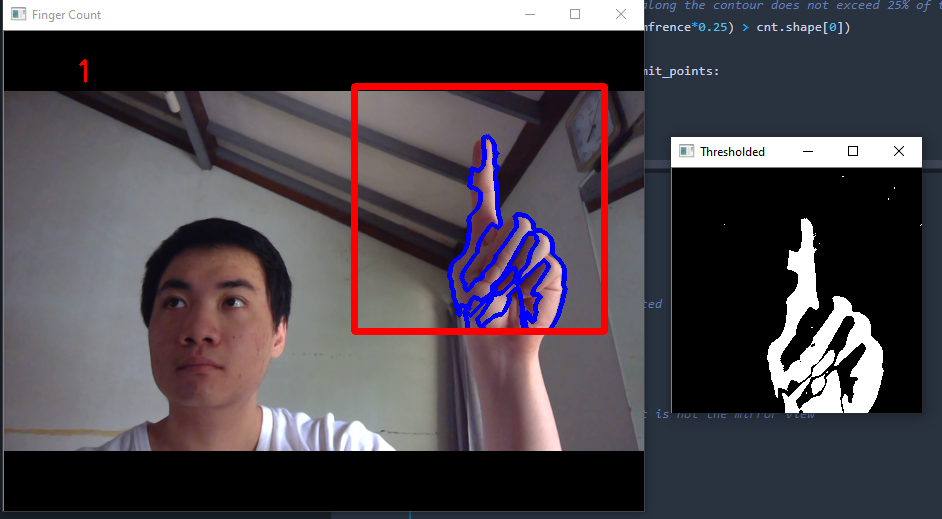
#> input picture Count My Finger/1.PNG, 942 x 519 px, given in place of the camera
$ jupyter execute 'Count My Finger.ipynb'   (older library calls are emulated)   (text cells are left out)
#> lines starting #> are read from the running program, lines starting #| are printed output that depends on the picture
[cell 1]
import cv2
import numpy as np

from sklearn.metrics import pairwise

[cell 2]
#create global variable

background = None

accumulated_weight = 0.5

# Manually set up our ROI for grabbing the hand.
# Feel free to change these.
roi_top = 55
roi_bottom = 300
roi_right = 350
roi_left = 600

[cell 3]
def calc_accum_avg(frame,accumulated_weight):

    global background

    if background is None:
        background = frame.copy().astype('float') #input img
        return None

    cv2.accumulateWeighted(frame,background,accumulated_weight)

[cell 4]
# [20 lines left out: function segment, not called in this run]

[cell 5]
# [52 lines left out: function count_fingers, not called in this run]

[cell 6]
cam = cv2.VideoCapture(0)

# Intialize a frame count
num_frames = 0

# keep looping, until interrupted
while True:
    # get the current frame
    ret, frame = cam.read()
#> frame is the input picture: shape (519, 942, 3); mean B, G, R 79, 72.5, 78.3

    # flip the frame so that it is not the mirror view
    frame = cv2.flip(frame, 1)
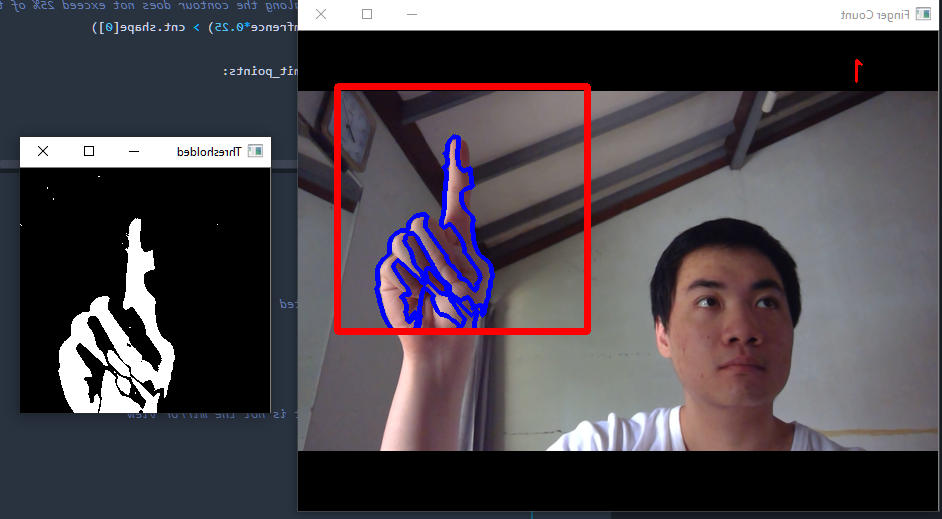
#> frame: shape (519, 942, 3); mean B, G, R 79, 72.5, 78.3

    # clone the frame
    frame_copy = frame.copy()

    # Grab the ROI from the frame
    roi = frame[roi_top:roi_bottom,roi_right:roi_left]
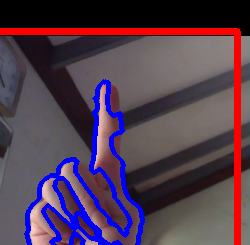
#> roi: shape (245, 250, 3); mean B, G, R 80.1, 61.3, 83.4

    # Apply grayscale and blur to ROI
    gray = cv2.cvtColor(roi,cv2.COLOR_BGR2GRAY)
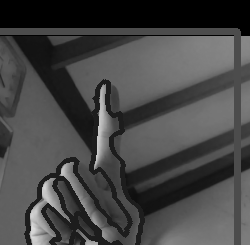
#> gray: shape (245, 250); min 0, max 219, mean 70
    gray = cv2.GaussianBlur(gray,(7,7),0)
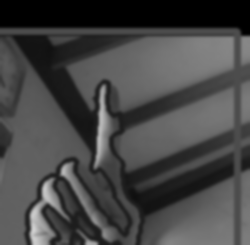
#> gray: shape (245, 250); min 0, max 208, mean 70

    # For the first 30 frames we will calculate the average of the background.
    # We will tell the user while this is happening
    if num_frames < 60:
        calc_accum_avg(gray,accumulated_weight)

        if num_frames <= 59:
            cv2.putText(frame_copy,'WAIT. GETTING BACKGROUND',(200,300),cv2.FONT_HERSHEY_SIMPLEX,1,(0,0,255),2)
            cv2.imshow('Finger Count',frame_copy)
    else:
        # now that we have the background, we can segment the hand.

        # segment the hand region
        hand = segment(gray)

        # First check if we were able to actually detect a hand
        if hand is not None:

            # unpack
            thresholded , hand_segment = hand

            # DRAWS CONTOURS AROUND REAL HAND IN LIVE STREAM
            cv2.drawContours(frame_copy,[hand_segment+(roi_right,roi_top)],-1,(255,0,0),3)

            # Count the fingers
            fingers = count_fingers(thresholded,hand_segment)

            # Display count
            cv2.putText(frame_copy,str(fingers),(70,50),cv2.FONT_HERSHEY_SIMPLEX,1,(0,0,255),2)

            # Also display the thresholded image
            cv2.imshow('Thresholded',thresholded)

    # Draw ROI Rectangle on frame copy
    cv2.rectangle(frame_copy,(roi_left,roi_top),(roi_right,roi_bottom),(0,0,255),5)
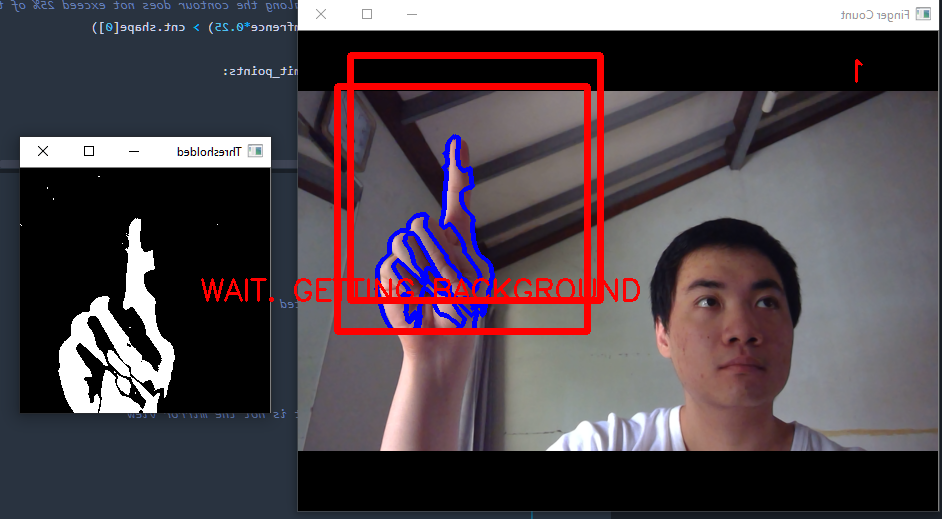
#> frame_copy: shape (519, 942, 3); mean B, G, R 77.4, 71.3, 82

    # increment the number of frames for tracking
    num_frames += 1

    # Display the frame with segmented hand
    cv2.imshow('Finger Count',frame_copy)

    # Close windows with Esc
    k = cv2.waitKey(1) & 0xFF
#> (key Esc is pressed here)

    if k == 27:
        break

cam.release()
cv2.destroyAllWindows()

$ run again, on Count My Finger/2.PNG
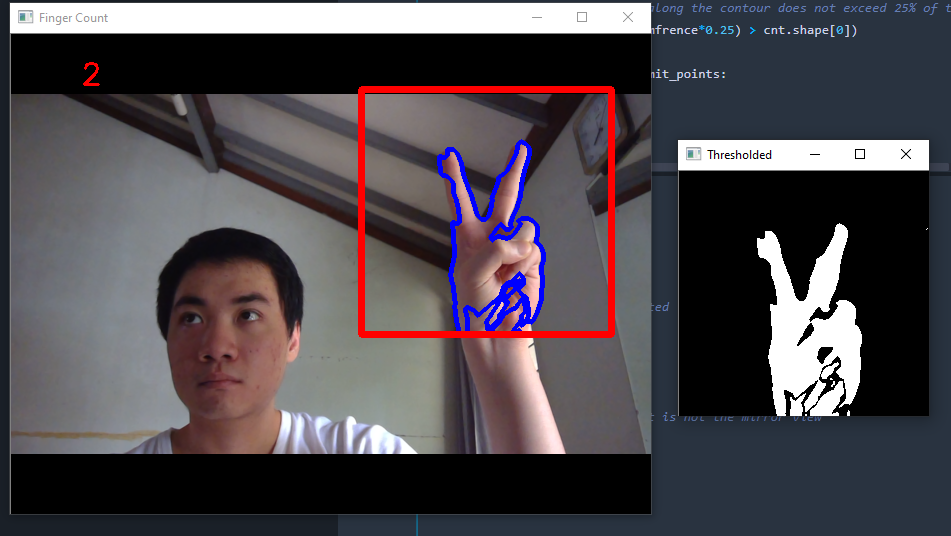
#> input picture Count My Finger/2.PNG, 951 x 536 px, given in place of the camera
#> frame is the input picture: shape (536, 951, 3); mean B, G, R 78.5, 73.1, 78
#> `gray = cv2.GaussianBlur(gray,(7,7),0)`:
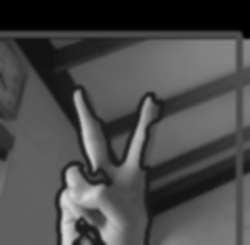
#> gray: shape (245, 250); min 0, max 216, mean 74.3
#> `cv2.rectangle(frame_copy,(roi_left,roi_top),(roi_right,roi_bottom),(0,..`:
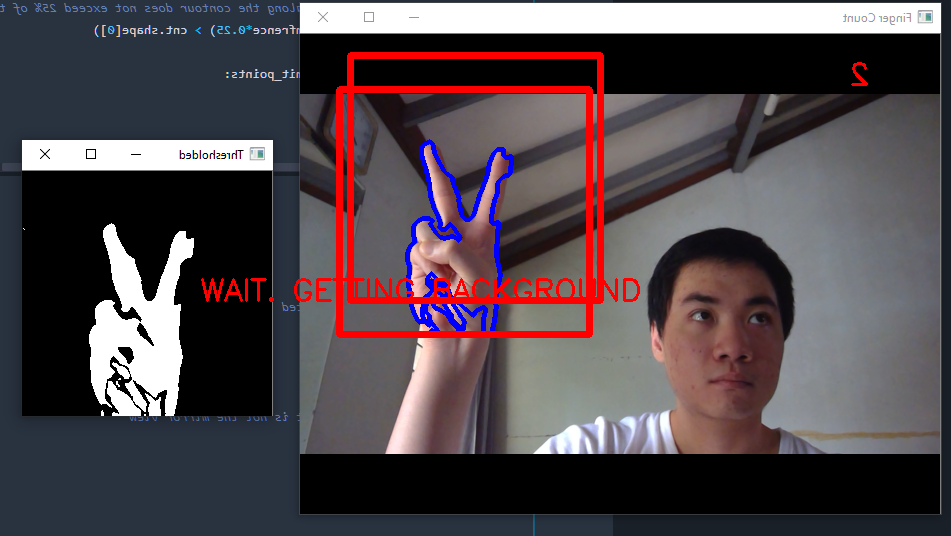
#> frame_copy: shape (536, 951, 3); mean B, G, R 77.1, 71.8, 81.5

$ run again, on Count My Finger/3.PNG
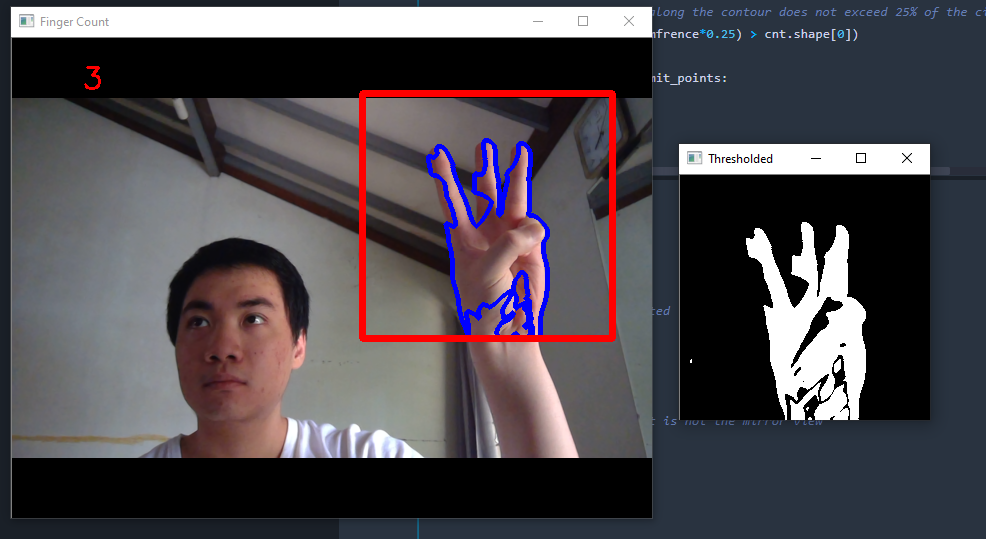
#> input picture Count My Finger/3.PNG, 986 x 539 px, given in place of the camera
#> frame is the input picture: shape (539, 986, 3); mean B, G, R 78.9, 73.2, 77.5
#> `gray = cv2.GaussianBlur(gray,(7,7),0)`:
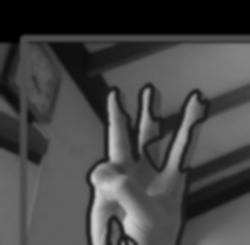
#> gray: shape (245, 250); min 0, max 208, mean 69.1
#> `cv2.rectangle(frame_copy,(roi_left,roi_top),(roi_right,roi_bottom),(0,..`:
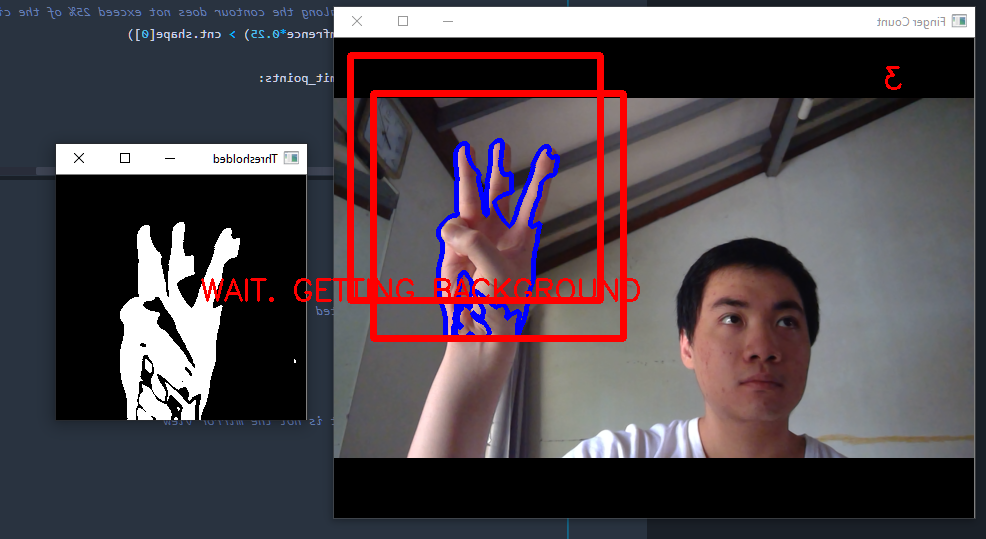
#> frame_copy: shape (539, 986, 3); mean B, G, R 77.6, 72, 80.9
